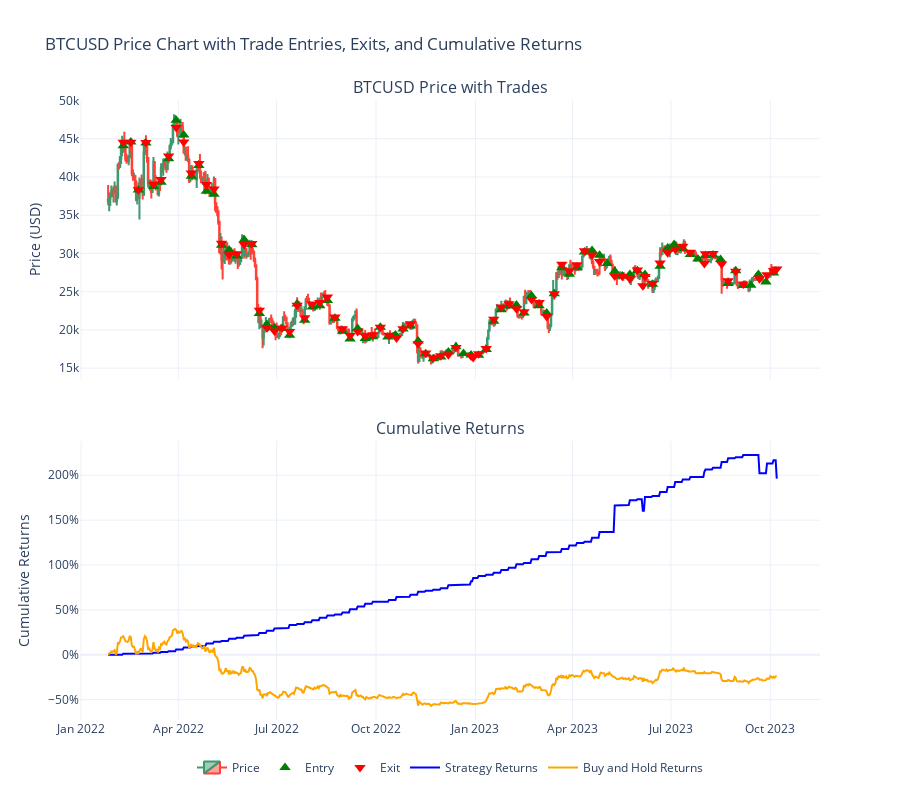

Here is the notebook cell this chart was saved with:
### Code cell
from plotly.subplots import make_subplots

# Prepare the price data
prices_df_chart = prices_df.copy()
prices_df_chart.index = pd.to_datetime(prices_df_chart.index)
prices_df_chart.rename(columns={
    'open': 'Open',
    'high': 'High',
    'low': 'Low',
    'close': 'Close',
    'volume': 'Volume'
}, inplace=True)
prices_df_chart.sort_index(inplace=True)

# Prepare the trade data
trades_df['Entry_Date'] = pd.to_datetime(trades_df['Entry_Date'])
trades_df['Exit_Date'] = pd.to_datetime(trades_df['Exit_Date'])
trades_df.sort_values('Exit_Date', inplace=True)

# Calculate capital over time
capital_over_time = trades_df[['Exit_Date', 'Remaining_Capital']].copy()
capital_over_time.drop_duplicates(subset='Exit_Date', inplace=True)

# Create full date range
full_date_range = pd.date_range(start=prices_df_chart.index.min(), end=prices_df_chart.index.max(), freq='D')

# Capital time series
capital_time_series = pd.DataFrame(index=full_date_range)
capital_time_series = capital_time_series.merge(capital_over_time.set_index('Exit_Date'), left_index=True, right_index=True, how='left')
capital_time_series['Remaining_Capital'].fillna(method='ffill', inplace=True)
initial_capital = trades_df['Remaining_Capital'].iloc[0] - trades_df['Profit_Loss'].iloc[0]
capital_time_series['Remaining_Capital'].fillna(initial_capital, inplace=True)
capital_time_series['Strategy_Returns'] = capital_time_series['Remaining_Capital'] / initial_capital - 1

# Price time series for buy-and-hold returns
price_time_series = prices_df_chart['Close'].reindex(full_date_range).ffill()
initial_price = price_time_series.iloc[0]
price_time_series = price_time_series.to_frame(name='Close')
price_time_series['Buy_and_Hold_Returns'] = price_time_series['Close'] / initial_price - 1

# Create subplots
fig = make_subplots(
    rows=2, cols=1,
    shared_xaxes=True,
    vertical_spacing=0.1,
    subplot_titles=('BTCUSD Price with Trades', 'Cumulative Returns')
)

# Add candlestick chart
fig.add_trace(go.Candlestick(
    x=prices_df_chart.index,
    open=prices_df_chart['Open'],
    high=prices_df_chart['High'],
    low=prices_df_chart['Low'],
    close=prices_df_chart['Close'],
    name='Price'
), row=1, col=1)

# Add entry and exit markers
fig.add_trace(go.Scatter(
    x=trades_df['Entry_Date'],
    y=trades_df['Entry_Price'],
    mode='markers',
    marker=dict(
        symbol='triangle-up',
        color='green',
        size=10
    ),
    name='Entry'
), row=1, col=1)

fig.add_trace(go.Scatter(
    x=trades_df['Exit_Date'],
    y=trades_df['Exit_Price'],
    mode='markers',
    marker=dict(
        symbol='triangle-down',
        color='red',
        size=10
    ),
    name='Exit'
), row=1, col=1)

# Add cumulative returns
fig.add_trace(go.Scatter(
    x=capital_time_series.index,
    y=capital_time_series['Strategy_Returns'],
    mode='lines',
    line=dict(color='blue', width=2),
    name='Strategy Returns'
), row=2, col=1)

fig.add_trace(go.Scatter(
    x=price_time_series.index,
    y=price_time_series['Buy_and_Hold_Returns'],
    mode='lines',
    line=dict(color='orange', width=2),
    name='Buy and Hold Returns'
), row=2, col=1)

# Update layout
fig.update_layout(
    title='BTCUSD Price Chart with Trade Entries, Exits, and Cumulative Returns',
    xaxis_rangeslider_visible=False,
    template='plotly_white',
    legend=dict(
        orientation='h',
        yanchor='bottom',
        y=-0.1,
        xanchor='center',
        x=0.5
    ),
    yaxis=dict(title='Price (USD)'),
    yaxis2=dict(title='Cumulative Returns', tickformat='.0%'),
    height=800
)

# Show the figure
fig.show()

### Figure 1 — Plotly figure (JSON) as saved in the notebook; plotly's stock layout.template omitted (floating-point values rounded to 4 significant figures; data arrays with more than 128 entries replaced by an {"elided": "..."} marker saying what was removed)
{"data": [{"close": {"elided": "620 float values"}, "high": {"elided": "620 float values"}, "low": {"elided": "620 float values"}, "name": "Price", "open": {"elided": "620 float values"}, "type": "candlestick", "x": {"elided": "620 str values"}, "xaxis": "x", "yaxis": "y"}, {"marker": {"color": "green", "size": 10, "symbol": "triangle-up"}, "mode": "markers", "name": "Entry", "type": "scatter", "x": ["2022-02-09T00:00:00", "2022-02-16T00:00:00", "2022-02-23T00:00:00", "2022-03-02T00:00:00", "2022-03-09T00:00:00", "2022-03-16T00:00:00", "2022-03-23T00:00:00", "2022-03-30T00:00:00", "2022-04-06T00:00:00", "2022-04-13T00:00:00", "2022-04-20T00:00:00", "2022-04-27T00:00:00", "2022-05-04T00:00:00", "2022-05-11T00:00:00", "2022-05-18T00:00:00", "2022-05-25T00:00:00", "2022-06-01T00:00:00", "2022-06-08T00:00:00", "2022-06-15T00:00:00", "2022-06-22T00:00:00", "2022-06-29T00:00:00", "2022-07-06T00:00:00", "2022-07-13T00:00:00", "2022-07-20T00:00:00", "2022-07-27T00:00:00", "2022-08-03T00:00:00", "2022-08-10T00:00:00", "2022-08-17T00:00:00", "2022-08-24T00:00:00", "2022-08-31T00:00:00", "2022-09-07T00:00:00", "2022-09-14T00:00:00", "2022-09-21T00:00:00", "2022-09-28T00:00:00", "2022-10-05T00:00:00", "2022-10-12T00:00:00", "2022-10-19T00:00:00", "2022-10-26T00:00:00", "2022-11-02T00:00:00", "2022-11-09T00:00:00", "2022-11-16T00:00:00", "2022-11-23T00:00:00", "2022-11-30T00:00:00", "2022-12-07T00:00:00", "2022-12-14T00:00:00", "2022-12-21T00:00:00", "2022-12-28T00:00:00", "2023-01-04T00:00:00", "2023-01-11T00:00:00", "2023-01-18T00:00:00", "2023-01-25T00:00:00", "2023-02-01T00:00:00", "2023-02-08T00:00:00", "2023-02-15T00:00:00", "2023-02-22T00:00:00", "2023-03-01T00:00:00", "2023-03-08T00:00:00", "2023-03-15T00:00:00", "2023-03-22T00:00:00", "2023-03-29T00:00:00", "2023-04-05T00:00:00", "2023-04-12T00:00:00", "2023-04-19T00:00:00", "2023-04-26T00:00:00", "2023-05-10T00:00:00", "2023-05-17T00:00:00", "2023-05-24T00:00:00", "2023-05-31T00:00:00", "2023-05-03T00:00:00", "2023-06-07T00:00:00", "2023-06-14T00:00:00", "2023-06-21T00:00:00", "2023-06-28T00:00:00", "2023-07-04T00:00:00", "2023-07-12T00:00:00", "2023-07-19T00:00:00", "2023-07-26T00:00:00", "2023-08-02T00:00:00", "2023-08-09T00:00:00", "2023-08-16T00:00:00", "2023-08-23T00:00:00", "2023-08-30T00:00:00", "2023-09-06T00:00:00", "2023-09-20T00:00:00", "2023-09-27T00:00:00", "2023-10-04T00:00:00", "2023-09-13T00:00:00"], "xaxis": "x", "y": [44080.0, 44567, 38294, 44442, 38764, 39323, 42370, 47420.0, 45490.0, 40096, 41514, 38133, 37752, 31070.0, 30440, 29648, 31800.0, 31138, 22143, 20690.0, 20271, 20170.0, 19308, 23384, 21268, 22982, 23141, 23860.0, 21528, 19825, 18794, 20177, 18886, 19096, 20344, 19063, 19332, 20105, 20501, 18557, 16887, 16219, 16454, 17095, 17786, 16917, 16719, 16689, 17446, 21136, 22627, 23136, 23245, 22197, 24466, 23146, 22209, 24730, 28111, 27266, 28153, 30189, 30392, 29765, 27668, 27058, 27238, 27720, 28680, 27234, 25953, 28326, 30715, 31182, 30656, 29874, 29269, 29733, 29790, 29200, 26066, 27749, 25798, 27245, 26250, 27431, 25854], "yaxis": "y"}, {"marker": {"color": "red", "size": 10, "symbol": "triangle-down"}, "mode": "markers", "name": "Exit", "type": "scatter", "x": ["2022-02-09T00:00:00", "2022-02-16T00:00:00", "2022-02-23T00:00:00", "2022-03-02T00:00:00", "2022-03-09T00:00:00", "2022-03-16T00:00:00", "2022-03-23T00:00:00", "2022-03-30T00:00:00", "2022-04-06T00:00:00", "2022-04-13T00:00:00", "2022-04-20T00:00:00", "2022-04-27T00:00:00", "2022-05-04T00:00:00", "2022-05-11T00:00:00", "2022-05-18T00:00:00", "2022-05-25T00:00:00", "2022-06-01T00:00:00", "2022-06-08T00:00:00", "2022-06-15T00:00:00", "2022-06-22T00:00:00", "2022-06-29T00:00:00", "2022-07-06T00:00:00", "2022-07-13T00:00:00", "2022-07-20T00:00:00", "2022-07-27T00:00:00", "2022-08-03T00:00:00", "2022-08-10T00:00:00", "2022-08-17T00:00:00", "2022-08-24T00:00:00", "2022-08-31T00:00:00", "2022-09-07T00:00:00", "2022-09-14T00:00:00", "2022-09-21T00:00:00", "2022-09-28T00:00:00", "2022-10-05T00:00:00", "2022-10-13T00:00:00", "2022-10-20T00:00:00", "2022-10-26T00:00:00", "2022-11-02T00:00:00", "2022-11-09T00:00:00", "2022-11-16T00:00:00", "2022-11-23T00:00:00", "2022-11-30T00:00:00", "2022-12-07T00:00:00", "2022-12-14T00:00:00", "2022-12-28T00:00:00", "2022-12-30T00:00:00", "2023-01-04T00:00:00", "2023-01-11T00:00:00", "2023-01-18T00:00:00", "2023-01-25T00:00:00", "2023-02-01T00:00:00", "2023-02-08T00:00:00", "2023-02-15T00:00:00", "2023-02-22T00:00:00", "2023-03-01T00:00:00", "2023-03-08T00:00:00", "2023-03-15T00:00:00", "2023-03-22T00:00:00", "2023-03-29T00:00:00", "2023-04-05T00:00:00", "2023-04-12T00:00:00", "2023-04-19T00:00:00", "2023-04-26T00:00:00", "2023-05-10T00:00:00", "2023-05-17T00:00:00", "2023-05-24T00:00:00", "2023-05-31T00:00:00", "2023-06-05T00:00:00", "2023-06-07T00:00:00", "2023-06-14T00:00:00", "2023-06-21T00:00:00", "2023-06-28T00:00:00", "2023-07-05T00:00:00", "2023-07-12T00:00:00", "2023-07-19T00:00:00", "2023-08-01T00:00:00", "2023-08-02T00:00:00", "2023-08-09T00:00:00", "2023-08-17T00:00:00", "2023-08-23T00:00:00", "2023-08-30T00:00:00", "2023-09-06T00:00:00", "2023-09-21T00:00:00", "2023-09-28T00:00:00", "2023-10-04T00:00:00", "2023-10-07T00:00:00"], "xaxis": "x", "y": [44550.0, 44550.0, 38330.0, 44490.0, 39050.0, 39650.0, 42730.0, 46480.0, 44580.0, 40530.0, 41760.0, 39020.0, 38430.0, 31330.0, 29830.0, 29940.0, 31160.0, 31310.0, 22580.0, 20280.0, 19870.0, 20250.0, 19800.0, 23220.0, 21590.0, 23380.0, 23590.0, 24300.0, 21700.0, 20140.0, 19250.0, 19770.0, 19240.0, 19380.0, 20350.0, 19310.0, 18950.0, 20140.0, 20790.0, 18190.0, 16990.0, 16330.0, 16610.0, 16750.0, 17705, 16580.0, 16380.0, 16890.0, 17570.0, 21390.0, 23000.0, 23410.0, 22780.0, 22360.0, 23980.0, 23570.0, 21760.0, 24710.0, 28570.0, 27740.0, 28520.0, 30350.0, 29780.0, 28950.0, 27040.0, 27010.0, 26690.0, 27820.0, 25790.0, 26980.0, 26060.0, 28760.0, 30100.0, 30560.0, 30930.0, 30150.0, 28680.0, 29970.0, 30000.0, 28616, 26430.0, 27660.0, 26000.0, 26700.0, 27200.0, 27740.0, 27967], "yaxis": "y"}, {"line": {"color": "blue", "width": 2}, "mode": "lines", "name": "Strategy Returns", "type": "scatter", "x": {"elided": "620 str values"}, "xaxis": "x2", "y": {"elided": "620 float values"}, "yaxis": "y2"}, {"line": {"color": "orange", "width": 2}, "mode": "lines", "name": "Buy and Hold Returns", "type": "scatter", "x": {"elided": "620 str values"}, "xaxis": "x2", "y": {"elided": "620 float values"}, "yaxis": "y2"}], "layout": {"annotations": [{"font": {"size": 16}, "showarrow": false, "text": "BTCUSD Price with Trades", "x": 0.5, "xanchor": "center", "xref": "paper", "y": 1, "yanchor": "bottom", "yref": "paper"}, {"font": {"size": 16}, "showarrow": false, "text": "Cumulative Returns", "x": 0.5, "xanchor": "center", "xref": "paper", "y": 0.45, "yanchor": "bottom", "yref": "paper"}], "height": 800, "legend": {"orientation": "h", "x": 0.5, "xanchor": "center", "y": -0.1, "yanchor": "bottom"}, "title": {"text": "BTCUSD Price Chart with Trade Entries, Exits, and Cumulative Returns"}, "xaxis": {"anchor": "y", "domain": [0, 1], "matches": "x2", "rangeslider": {"visible": false}, "showticklabels": false}, "xaxis2": {"anchor": "y2", "domain": [0, 1]}, "yaxis": {"anchor": "x", "domain": [0.55, 1], "title": {"text": "Price (USD)"}}, "yaxis2": {"anchor": "x2", "domain": [0, 0.45], "tickformat": ".0%", "title": {"text": "Cumulative Returns"}}}}
